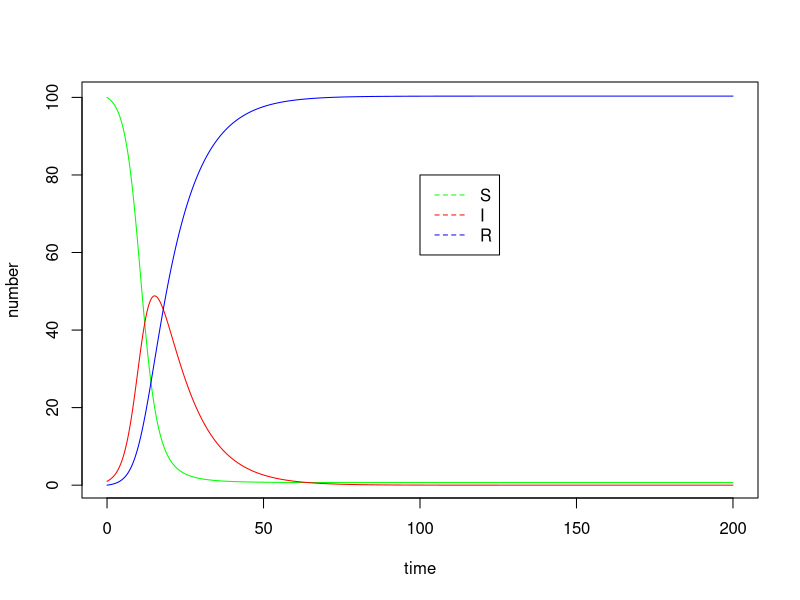

The R script that drew this image:
## ---- chunk 1
knitr::opts_chunk$set(echo = TRUE)
## ---- chunk 2
library(deSolve)
?deSolve
## ---- chunk 3

sir.epidemic = function(t,y,parms){
with(as.list(c(parms)),
     {        
        S=y[1]; I=y[2]; R=y[3];
        ds=-beta*I*S;
        di=beta*I*S-gamma*I;
        dr=gamma*I;
        dY=c(ds,di,dr);
        return(list(dY));
})
}

## ---- chunk 4

times=seq(0, 200, 0.1)

parms=c(beta=0.005, gamma=0.1)

x0=c(S=100, I=1, R=0)
## ---- chunk 5
out = as.data.frame ( lsoda(x0, times, sir.epidemic, parms))
## ---- chunk 6
plot (times, out$S, type="l", xlab="time", ylab="number", col="green")
lines (times, out$I, type="l", col="red")
lines (times, out$R, type="l", col="blue")
legend (100, 80, c("S", "I","R"),lty=c( 2, 2, 2), col=c("green","red", "blue"))
